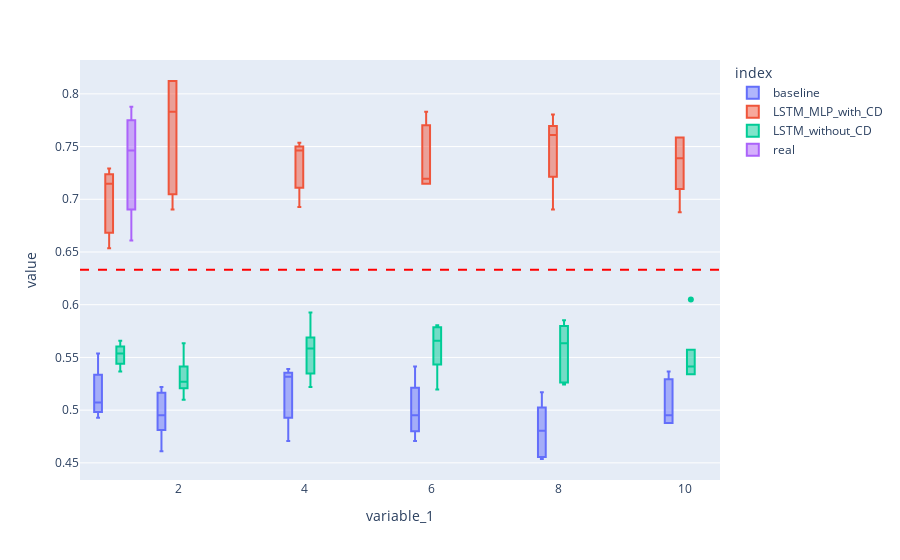

The notebook cell saved with this chart:
### Code cell
n_groups = 5
fig = px.box(dfs_melted[n_groups], x='variable_1', y='value', color='index')
real_mean = dfs[n_groups].T['real'].mean()
# fig.add_trace(go.Scatter(x=[1,10], y=[real_mean, real_mean], mode="lines", name=""))
fig.add_hline(real_mean,line_dash="dash", line_color="red")
fig.show()

### Figure 1 — Plotly figure (JSON) as saved in the notebook; plotly's stock layout.template omitted (floating-point values rounded to 4 significant figures)
{"data": [{"alignmentgroup": "True", "hovertemplate": "index=baseline<br>variable_1=%{x}<br>value=%{y}<extra></extra>", "legendgroup": "baseline", "marker": {"color": "#636efa"}, "name": "baseline", "notched": false, "offsetgroup": "baseline", "orientation": "v", "showlegend": true, "type": "box", "x": [1, 2, 4, 6, 8, 10, 1, 2, 4, 6, 8, 10, 1, 2, 4, 6, 8, 10, 1, 2, 4, 6, 8, 10, 1, 2, 4, 6, 8, 10], "x0": " ", "xaxis": "x", "y": [0.5268, 0.4878, 0.5317, 0.4707, 0.4805, 0.4878, 0.4927, 0.522, 0.5, 0.4951, 0.5171, 0.5268, 0.5, 0.5146, 0.4707, 0.5415, 0.4561, 0.4878, 0.5073, 0.461, 0.5341, 0.5146, 0.4976, 0.5366, 0.5537, 0.4951, 0.539, 0.4829, 0.4537, 0.4951], "y0": " ", "yaxis": "y"}, {"alignmentgroup": "True", "hovertemplate": "index=LSTM_MLP_with_CD<br>variable_1=%{x}<br>value=%{y}<extra></extra>", "legendgroup": "LSTM_MLP_with_CD", "marker": {"color": "#EF553B"}, "name": "LSTM_MLP_with_CD", "notched": false, "offsetgroup": "LSTM_MLP_with_CD", "orientation": "v", "showlegend": true, "type": "box", "x": [1, 2, 4, 6, 8, 10, 1, 2, 4, 6, 8, 10, 1, 2, 4, 6, 8, 10, 1, 2, 4, 6, 8, 10, 1, 2, 4, 6, 8, 10], "x0": " ", "xaxis": "x", "y": [0.7146, 0.8122, 0.6927, 0.7659, 0.7317, 0.739, 0.722, 0.7829, 0.7537, 0.7829, 0.7805, 0.6878, 0.6537, 0.8122, 0.7463, 0.7146, 0.7659, 0.7585, 0.7293, 0.6902, 0.7488, 0.7146, 0.6902, 0.7171, 0.6732, 0.7098, 0.7171, 0.7195, 0.761, 0.7585], "y0": " ", "yaxis": "y"}, {"alignmentgroup": "True", "hovertemplate": "index=LSTM_without_CD<br>variable_1=%{x}<br>value=%{y}<extra></extra>", "legendgroup": "LSTM_without_CD", "marker": {"color": "#00cc96"}, "name": "LSTM_without_CD", "notched": false, "offsetgroup": "LSTM_without_CD", "orientation": "v", "showlegend": true, "type": "box", "x": [1, 2, 4, 6, 8, 10, 1, 2, 4, 6, 8, 10, 1, 2, 4, 6, 8, 10, 1, 2, 4, 6, 8, 10, 1, 2, 4, 6, 8, 10], "x0": " ", "xaxis": "x", "y": [0.5659, 0.5634, 0.5585, 0.5195, 0.5634, 0.5415, 0.5463, 0.5098, 0.522, 0.5805, 0.5854, 0.5415, 0.5537, 0.5268, 0.561, 0.578, 0.5268, 0.6049, 0.5585, 0.5244, 0.539, 0.5512, 0.5244, 0.5341, 0.5366, 0.5341, 0.5927, 0.5659, 0.578, 0.5341], "y0": " ", "yaxis": "y"}, {"alignmentgroup": "True", "hovertemplate": "index=real<br>variable_1=%{x}<br>value=%{y}<extra></extra>", "legendgroup": "real", "marker": {"color": "#ab63fa"}, "name": "real", "notched": false, "offsetgroup": "real", "orientation": "v", "showlegend": true, "type": "box", "x": [1, 2, 4, 6, 8, 10, 1, 2, 4, 6, 8, 10, 1, 2, 4, 6, 8, 10, 1, 2, 4, 6, 8, 10, 1, 2, 4, 6, 8, 10], "x0": " ", "xaxis": "x", "y": [0.7, null, null, null, null, null, 0.7878, null, null, null, null, null, 0.7707, null, null, null, null, null, 0.661, null, null, null, null, null, 0.7463, null, null, null, null, null], "y0": " ", "yaxis": "y"}], "layout": {"boxmode": "group", "legend": {"title": {"text": "index"}, "tracegroupgap": 0}, "margin": {"t": 60}, "shapes": [{"line": {"color": "red", "dash": "dash"}, "type": "line", "x0": 0, "x1": 1, "xref": "x domain", "y0": 0.6332, "y1": 0.6332, "yref": "y"}], "xaxis": {"anchor": "y", "domain": [0, 1], "title": {"text": "variable_1"}}, "yaxis": {"anchor": "x", "domain": [0, 1], "title": {"text": "value"}}}}
